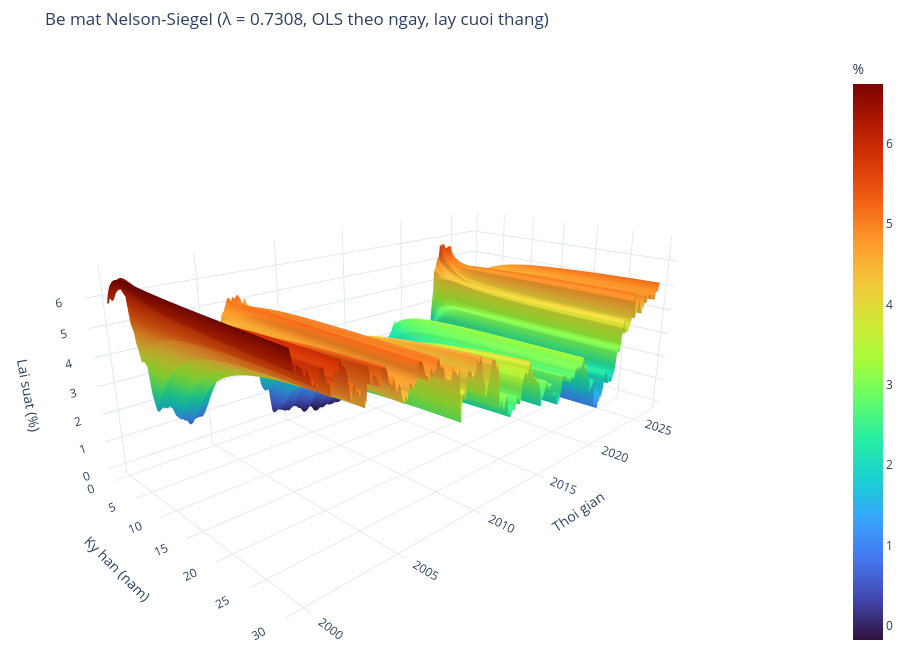

Source (notebook cell):
### Code cell
ia.fig_ns_surface(factors_monthly).show()

### Figure 1 — Plotly figure (JSON) as saved in the notebook; plotly's stock layout.template omitted (floating-point values rounded to 4 significant figures; data arrays with more than 128 entries replaced by an {"elided": "..."} marker saying what was removed)
{"data": [{"colorbar": {"title": {"text": "%"}}, "colorscale": [[0, "#30123b"], [0.07143, "#4145ab"], [0.1429, "#4675ed"], [0.2143, "#39a2fc"], [0.2857, "#1bcfd4"], [0.3571, "#24eca6"], [0.4286, "#61fc6c"], [0.5, "#a4fc3b"], [0.5714, "#d1e834"], [0.6429, "#f3c63a"], [0.7143, "#fe9b2d"], [0.7857, "#f36315"], [0.8571, "#d93806"], [0.9286, "#b11901"], [1, "#7a0402"]], "hovertemplate": "Ky han %{x:.1f}y<br>%{y|%Y-%m}<br>NS fit %{z:.2f}%<extra></extra>", "type": "surface", "x": [0.25, 0.5, 0.75, 1.0, 1.25, 1.5, 1.75, 2.0, 2.25, 2.5, 2.75, 3.0, 3.25, 3.5, 3.75, 4.0, 4.25, 4.5, 4.75, 5.0, 5.25, 5.5, 5.75, 6.0, 6.25, 6.5, 6.75, 7.0, 7.25, 7.5, 7.75, 8.0, 8.25, 8.5, 8.75, 9.0, 9.25, 9.5, 9.75, 10.0, 10.25, 10.5, 10.75, 11.0, 11.25, 11.5, 11.75, 12.0, 12.25, 12.5, 12.75, 13.0, 13.25, 13.5, 13.75, 14.0, 14.25, 14.5, 14.75, 15.0, 15.25, 15.5, 15.75, 16.0, 16.25, 16.5, 16.75, 17.0, 17.25, 17.5, 17.75, 18.0, 18.25, 18.5, 18.75, 19.0, 19.25, 19.5, 19.75, 20.0, 20.25, 20.5, 20.75, 21.0, 21.25, 21.5, 21.75, 22.0, 22.25, 22.5, 22.75, 23.0, 23.25, 23.5, 23.75, 24.0, 24.25, 24.5, 24.75, 25.0, 25.25, 25.5, 25.75, 26.0, 26.25, 26.5, 26.75, 27.0, 27.25, 27.5, 27.75, 28.0, 28.25, 28.5, 28.75, 29.0, 29.25, 29.5, 29.75, 30.0], "y": {"elided": "320 str values"}, "z": {"elided": "320x120 float values"}}], "layout": {"height": 650, "margin": {"b": 0, "l": 0, "r": 0, "t": 50}, "scene": {"aspectratio": {"x": 1, "y": 1.8, "z": 0.7}, "camera": {"eye": {"x": 1.7, "y": -1.7, "z": 0.8}}, "xaxis": {"title": {"text": "Ky han (nam)"}}, "yaxis": {"title": {"text": "Thoi gian"}}, "zaxis": {"title": {"text": "Lai suat (%)"}}}, "title": {"text": "Be mat Nelson-Siegel (λ = 0.7308, OLS theo ngay, lay cuoi thang)"}}}
